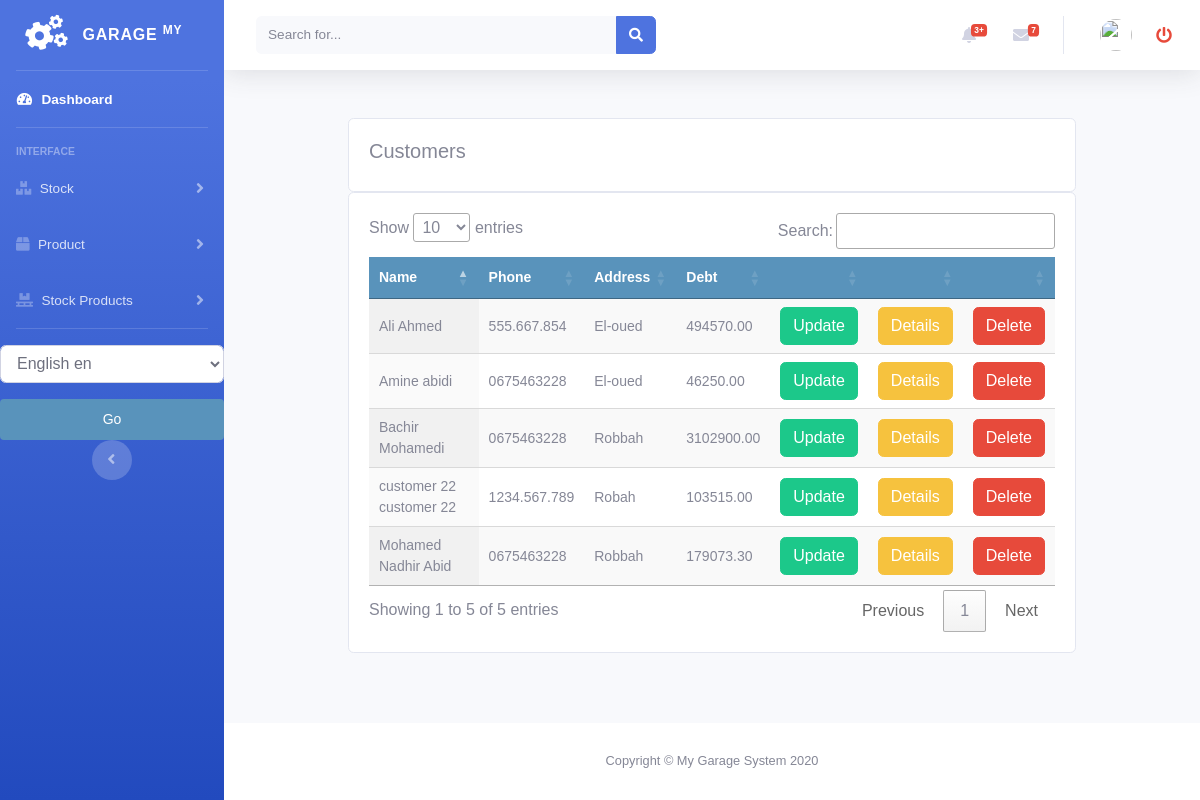
Page /customer/customer_list on the earlier database version.
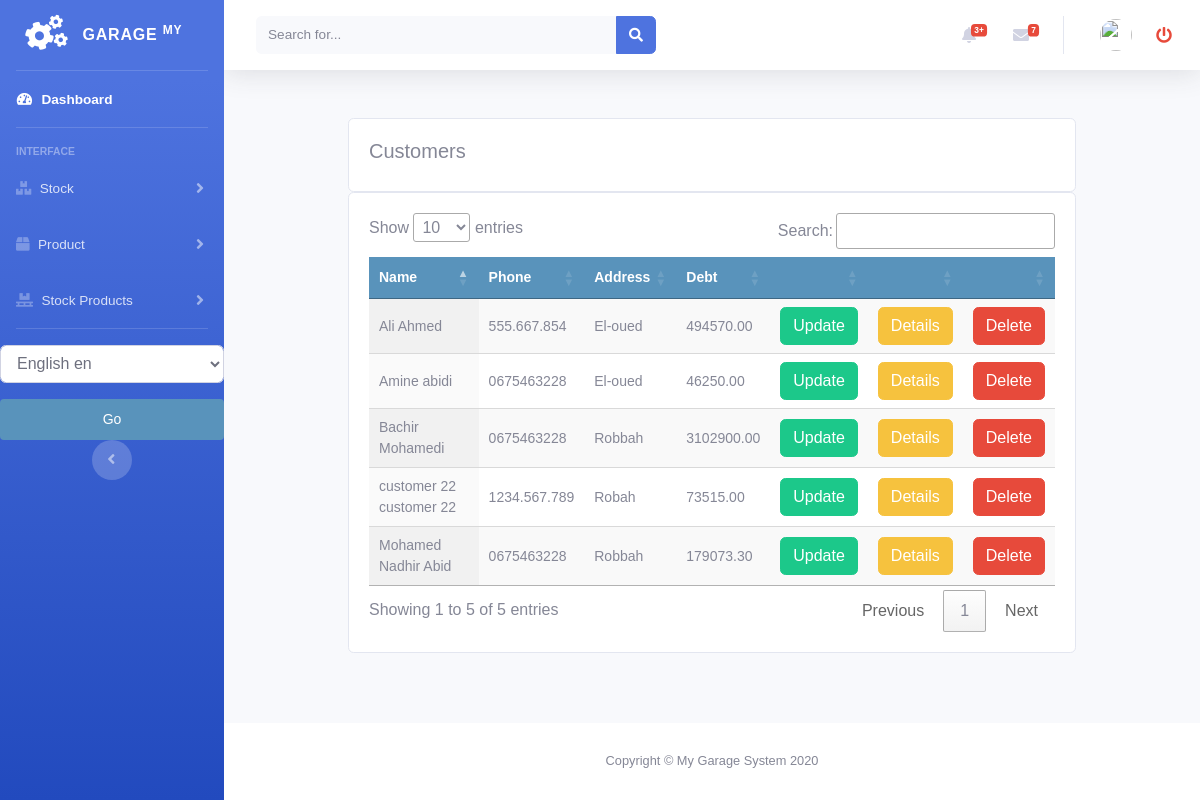
Same page on the later database version.
### customer/models.py (models this page shows, shortened)
class Customer(models.Model):
    firstname = models.CharField(max_length=250, null=True)
    lastname = models.CharField(max_length=250, null=True)
    address = models.CharField(max_length=200, null=True)
    phone = models.CharField(max_length=200, null=True)
    date_created = models.DateTimeField(auto_now_add=True, null=True)
    date_updated = models.DateTimeField(auto_now=True)
    date_joined = models.DateField(null=True)
    enterprise = models.BooleanField(default=False)
    debt = models.DecimalField(max_digits=10, decimal_places=2, null=True, default=0)
    def get_debt(self):
        return round(sum(order.debt for order in self.orders.filter(customer=self, confirmed=True)), 2)

### sellorder/models.py (models this page shows, shortened)
class Order(models.Model):
    customer = models.ForeignKey(Customer, on_delete=models.DO_NOTHING, related_name="orders")
    vehicle = models.ForeignKey(Vehicle, on_delete=models.DO_NOTHING, null=True, blank=True)
    created = models.DateTimeField(auto_now_add=True)
    updated = models.DateTimeField(auto_now=True)
    debt = models.DecimalField(max_digits=10, decimal_places=2, null=True, blank=True, default=0)
    timbre = models.DecimalField(max_digits=10, decimal_places=2, null=True, blank=True, default=0)
    total_price = models.DecimalField(max_digits=10, decimal_places=2, null=True, blank=True, default=0)
    discount_amount = models.DecimalField(max_digits=10, decimal_places=2, null=True, blank=True, default=0)
    paid = models.BooleanField(default=False)
    order_tva = models.PositiveIntegerField(default=0)
    confirmed = models.BooleanField(default=False)
    factured = models.BooleanField(default=False)
    order_date = models.DateField(null=True, blank=True)
    class Meta:
        ordering = ('-created',)

### customer/views.py (the view)
# urls.py: path('customer_list', views.customer_list, name='customer_list'),
def customer_list(request):
    customers = Customer.objects.only("firstname", "lastname", "phone", "address", "debt",)
    context = {
        'customers': customers
    }
    return render(request, 'customer/list_customer.html', context)

### accounts/templatetags/erpextra.py (called while the page is built)
@register.filter(name='has_group')
def has_group(user, group_name):
    group = Group.objects.get(name=group_name)
    return True if group in user.groups.all() else False

### customer/templates/customer/list_customer.html (shortened to what this page needs)
{% extends 'home.html' %}
{% load static %}
{% load i18n %}
{% block content %}
<br>
<div class="container">
    <div class="row">
        <div class="col-md">
            <div class="card card-body">
                <h5>{% trans "Customers" %}</h5>
            </div>
            <div class="card card-body">
                <table id="table_id" class="display text-center">
                    <thead>
                    <tr>
                        <th>{% trans "Name" %}</th>
                        <th>{% trans "Phone" %}</th>
                        <th>{% trans "Address" %}</th>
                        <th>{% trans "Debt" %}</th>
                        <th></th>
                        <th></th>
                        <th></th>
                    </tr>
                    </thead>
                    <tbody>
                    {% for customer in customers %}
                    <tr>
                        <td>
                            {{customer.firstname}} {{customer.lastname}}
                        </td>
                        <td>
                            {{customer.phone}}
                        </td>
                        <td>
                            {{customer.address}}
                        </td>
                        <td>
                            {{customer.get_debt}}
                        </td>
                        <td>
                            <a class="btn btn-success "
                               href="{% url 'customer:update_customer' customer.id %}">{% trans "Update" %}</a>
                        </td>
                        <td>
                            <a class="btn btn-warning "
                               href="{% url 'customer:customer_detail' customer.id %}">{% trans "Details" %}</a>
                        </td>
                        <td>
                            <a class="btn btn-danger "
                               href="{% url 'customer:delete_customer' customer.id %}">{% trans "Delete" %}</a>
                        </td>
                    </tr>
                    {% endfor %}
                    </tbody>
                </table>
            </div>
        </div>
    </div>
</div>
{% endblock %}
{% block jsscript %}
<link rel="stylesheet" type="text/css" href="https://cdn.datatables.net/1.10.22/css/jquery.dataTables.css">
{% endblock %}

Differences in the rows shown:
changed Customer "customer 22": get_debt "103515.00" → "73515.00"
